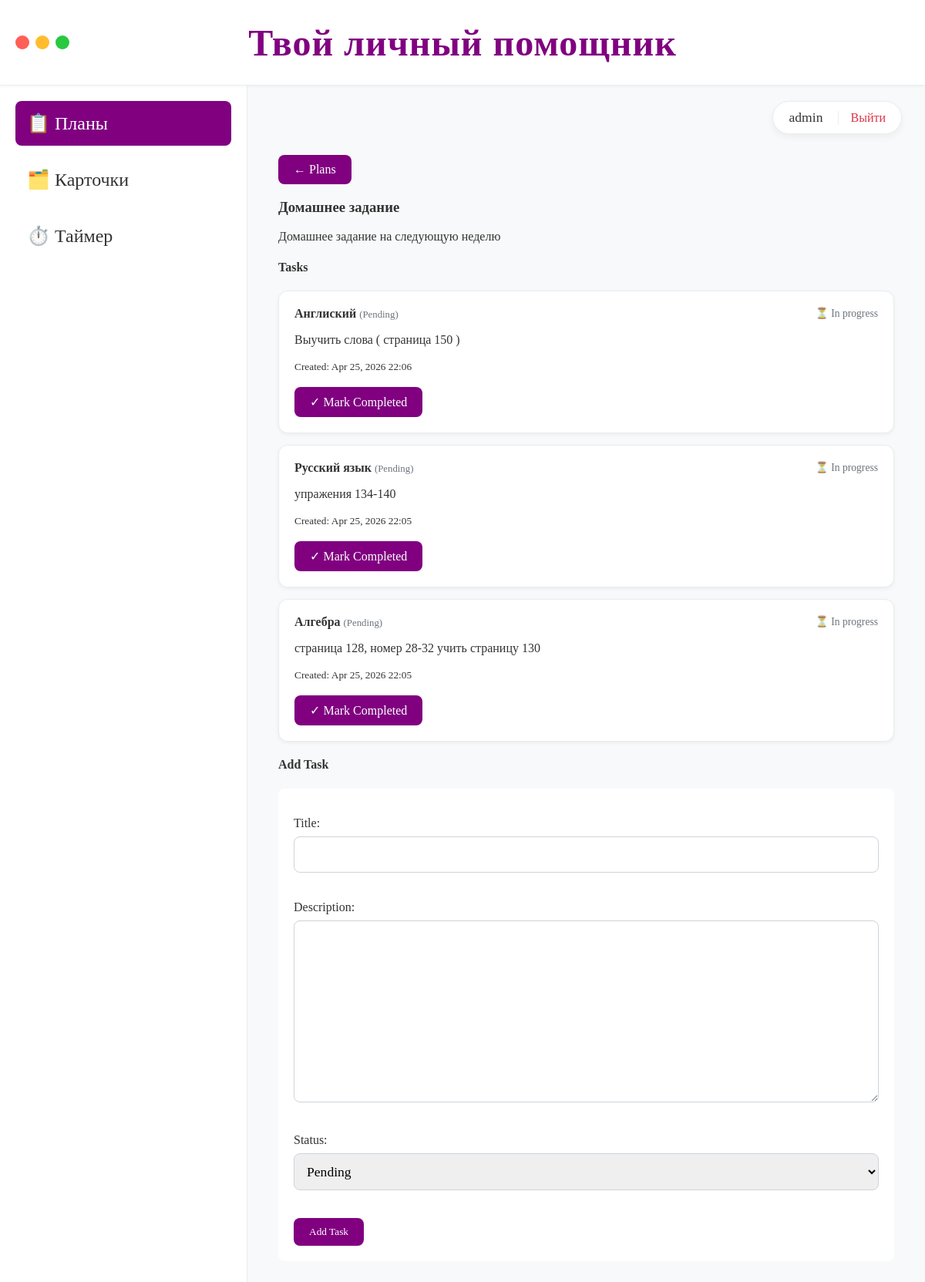
/2/ (signed in), run on the app's committed database.
### tasks/models.py (models this page shows, shortened)
class Plan(models.Model):
    user = models.ForeignKey(User, on_delete=models.CASCADE, related_name='plans')
    title = models.CharField(max_length=200)
    description = models.TextField(blank=True)

class Task(models.Model):
    STATUS_CHOICES = [
        ('pending', 'Pending'),
        ('in_progress', 'In Progress'),
        ('completed', 'Completed'),
    ]
    plan = models.ForeignKey(Plan, on_delete=models.CASCADE, related_name='tasks')
    title = models.CharField(max_length=200)
    description = models.TextField(blank=True)
    status = models.CharField(max_length=20, choices=STATUS_CHOICES, default='pending')
    created_at = models.DateTimeField(auto_now_add=True)
    completed_at = models.DateTimeField(null=True, blank=True)
    @property
    def duration(self):
        if self.status == 'completed' and self.completed_at and self.created_at:
            return timesince(self.created_at, self.completed_at)
        return None

### tasks/views.py (the view)
# urls.py: path('<int:plan_id>/', views.plan_detail, name='plan_detail'),
@login_required
def plan_detail(request, plan_id):
    plan = get_object_or_404(Plan, id=plan_id, user=request.user)
    tasks = plan.tasks.all().order_by('-created_at')
    if request.method == 'POST':
        form = TaskForm(request.POST)
        if form.is_valid():
            task = form.save(commit=False)
            task.plan = plan
            if task.status == 'completed' and not task.completed_at:
                task.completed_at = timezone.now()
            elif task.status != 'completed':
                task.completed_at = None
            task.save()
            return redirect('plan_detail', plan_id=plan.id)
    else:
        form = TaskForm()
    return render(
        request, 'tasks/plan_detail.html', {'plan': plan, 'tasks': tasks, 'form': form}
    )

### tasks/forms.py
class TaskForm(forms.ModelForm):
    class Meta:
        model = Task
        fields = ['title', 'description', 'status']

### templates/tasks/plan_detail.html (shortened to what this page needs)
{% extends 'base.html' %}
{% block content %}
    <a href="{% url 'plan_list' %}" class="btn btn-outline">← Plans</a>
    <h3>{{ plan.title }}</h3>
    <p>{{ plan.description }}</p>
    <h4>Tasks</h4>
    {% for task in tasks %}
    <div class="card {% if task.status == 'completed' %}task-completed{% endif %}">
        <strong>{{ task.title }}</strong>
        <span style="font-size:0.8em; color:#6c757d;">({{ task.get_status_display }})</span>
        {% if task.duration %}
            <span style="float:right; font-size:0.85em; background:#e9ecef; padding:3px 8px; border-radius:4px;">
                ⏱️ {{ task.duration }}
            </span>
        {% elif task.status != 'completed' %}
            <span style="float:right; font-size:0.85em; color:#6c757d;">
                ⏳ In progress
            </span>
        {% endif %}
        <p>{{ task.description }}</p>
        <small>
            Created: {{ task.created_at|date:"M d, Y H:i" }}
        </small>
        <br><br>
        <a href="{% url 'task_toggle_status' task.id %}"
           class="btn {% if task.status == 'completed' %}btn-danger{% else %}btn-success{% endif %}">
            {% if task.status == 'completed' %}↩ Mark Pending{% else %}✓ Mark Completed{% endif %}
        </a>
    </div>
{% empty %}
    <p>No tasks in this plan.</p>
{% endfor %}
    <h4>Add Task</h4>
    <form method="post" style="background:white; padding:20px; border-radius:8px;">
        {{ form.as_p }}
        <button type="submit" class="btn">Add Task</button>
    </form>
{% endblock %}

### templates/base.html (shortened to what this page needs)
<!DOCTYPE html>
<html lang="ru">
<head>
</head>
<body>
    <header class="top-header">
        <div class="window-controls">
            <span class="dot dot-red"></span>
            <span class="dot dot-yellow"></span>
            <span class="dot dot-green"></span>
        </div>
        <h1 class="app-title">Твой личный помощник</h1>
    </header>
    <div class="main-layout">
        <aside class="sidebar">
            <a href="{% url 'plan_list' %}" class="nav-item {% if request.resolver_match.url_name == 'plan_list' or request.resolver_match.url_name == 'plan_detail' %}active{% endif %}">
                📋 Планы
            </a>
            <a href="{% url 'collection_list' %}" class="nav-item {% if 'collection' in request.resolver_match.url_name %}active{% endif %}">
                🗂️ Карточки
            </a>
            <a href="{% url 'timer_list' %}" class="nav-item {% if 'timer' in request.resolver_match.url_name %}active{% endif %}">
                ⏱️ Таймер
            </a>
        </aside>
        <main class="content-area">
            <div class="user-profile">
                {% if user.is_authenticated %}
                    <span class="user-name">{{ user.username }}</span>
                    <a href="{% url 'logout' %}" class="btn-logout">Выйти</a>
                {% else %}
                    <a href="{% url 'login' %}" class="btn btn-sm">Войти</a>
                {% endif %}
            </div>
            <div style="margin-top: 60px;">
                {% block content %}{% endblock %}
            </div>
        </main>
    </div>
</body>
</html>

### templates/base.html (style rules this page uses)
:root { --primary: #800080; --bg-light: #f8f9fa; --text-dark: #333; --border-color: #e9ecef; }
html { font-size: 16px; }
body { font-family: 'Times New Roman', Times, Georgia, serif; margin: 0; background: var(--bg-light); color: var(--text-dark); height: 100vh; display: flex; flex-direction: column; }
.top-header { background: white; padding: 15px 20px; border-bottom: 1px solid var(--border-color); display: flex; align-items: center; justify-content: center; position: relative; box-shadow: 0 2px 4px rgba(0,0,0,0.03); z-index: 10; height: 80px; }
.window-controls { position: absolute; left: 20px; display: flex; gap: 8px; }
.dot { width: 18px; height: 18px; border-radius: 50%; display: inline-block; }
.dot-red { background-color: #ff5f56; }
.dot-yellow { background-color: #ffbd2e; }
.dot-green { background-color: #27c93f; }
.app-title { margin: 0; font-size: 3rem; font-weight: 700; color: var(--primary); letter-spacing: 1px; text-align: center; }
.main-layout { display: flex; flex: 1; overflow: hidden; }
.sidebar { width: 280px; background: white; border-right: 1px solid var(--border-color); padding: 20px; display: flex; flex-direction: column; gap: 15px; flex-shrink: 0; }
.nav-item { display: block; text-decoration: none; color: var(--text-dark); font-size: 24px; font-weight: 500; padding: 15px; border-radius: 8px; transition: all 0.2s; }
.nav-item.active { background: var(--primary); color: white; }
.content-area { flex: 1; padding: 30px 40px; overflow-y: auto; position: relative; }
.user-profile { position: absolute; top: 20px; right: 30px; display: flex; align-items: center; gap: 15px; background: white; padding: 10px 20px; border-radius: 30px; box-shadow: 0 4px 10px rgba(0,0,0,0.05); border: 1px solid var(--border-color); font-size: 1.1rem; }
.btn-logout { font-size: 1rem; color: #dc3545; text-decoration: none; border-left: 1px solid #eee; padding-left: 15px; margin-left: 5px; }
.card { background: white; padding: 20px; margin-bottom: 15px; border-radius: 12px; box-shadow: 0 2px 5px rgba(0,0,0,0.05); border: 1px solid var(--border-color); }
.btn { display: inline-block; padding: 10px 20px; background: var(--primary); color: white; text-decoration: none; border-radius: 8px; border: none; cursor: pointer; font-weight: 500; font-family: inherit; }
input, textarea, select { width: 100%; padding: 12px; margin: 8px 0 20px; border: 1px solid #ced4da; border-radius: 8px; box-sizing: border-box; font-size: 1.1rem; font-family: inherit; }

### data on the page
Plan: title "Домашнее задание", description "Домашнее задание на следующую неделю"
Task: title "Англиский", status "Pending", shows "⏳ In progress", description "Выучить слова ( страница 150 )", created_at "Apr 25, 2026 22:06", shows "✓ Mark Completed"
Task: title "Русский язык", status "Pending", shows "⏳ In progress", description "упражения 134-140", created_at "Apr 25, 2026 22:05", shows "✓ Mark Completed"
Task: title "Алгебра", status "Pending", shows "⏳ In progress", description "страница 128, номер 28-32 учить страницу 130", created_at "Apr 25, 2026 22:05", shows "✓ Mark Completed"

### other printed values
{{ user.username }} "admin"
